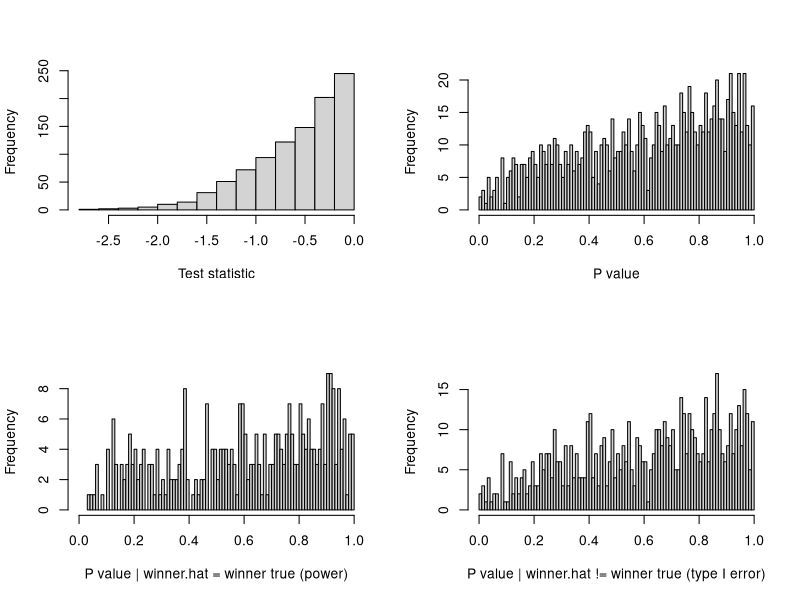
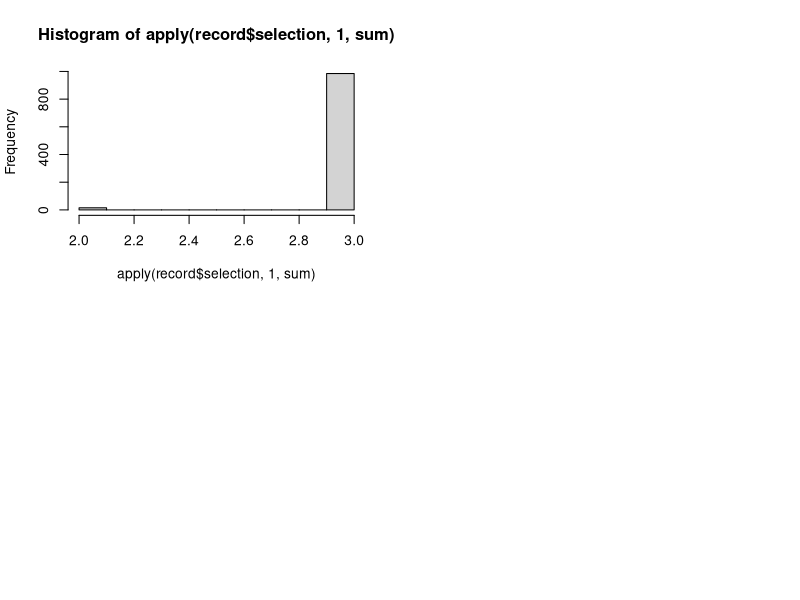

Recreate these plots in R, in order.
## ---- chunk 1
# Load necessary library
library(MASS)

set.seed(318)

# Set parameters
d = 40 # Dimension
p.value = rep(0, d)
mu = rep(0, d); mu[1] = -1; mu[2] = -1; mu[3] = -1 # Mean vector with the first element to be the winner, i.e., the coordinate with the smallest mu is the true winner
Sigma = matrix(0.8, nrow = d, ncol = d)  # Covariance matrix
diag(Sigma) = 1
alpha = 0.05

n = 100  # Number of observations
m = 1000  # Number of simulation trials
record = list()
record$p.value = record$test.stats = record$correct.selection = rep(0, m)

# Simulation process
for (i in 1:m) {
  # Generate data
  X = mvrnorm(n = n, mu = mu, Sigma = Sigma)
  
  # Test statistics
  test.stats = apply(X, 2, mean)
  winner.hat = which.min(test.stats)  # Identify the minimum (the smaller, the better)
  
  # p-values
  sd.hat = apply(X - X[, rep(winner.hat, d)], 2, sd) / sqrt(n)
  p.value = pnorm((test.stats[winner.hat] - test.stats[-winner.hat]) / sd.hat[-winner.hat], 0, 1) / pnorm(0, 0, 1) # truncated normal on (-\inf, 0]
  
  # Record the max p-value and the corresponding test statistic
  record$p.value[i] = max(p.value)
  record$test.stats[i] = max((test.stats[winner.hat] - test.stats[-winner.hat]) / sd.hat[-winner.hat])
  winner.true = which.min(mu) # Suppose the true winner is unique
  record$correct.selection[i] = (winner.true == winner.hat)
}

# Plot histograms
par(mfrow = c(2, 2))
hist(record$test.stats, main = "", xlab = "Test statistic")
hist(record$p.value, xlim = c(0, 1), main = "", xlab = "P value", breaks = 100)
hist(record$p.value[record$correct.selection == 1], xlim = c(0, 1), main = "", xlab = "P value | winner.hat = winner true (power)", breaks = 100)
hist(record$p.value[record$correct.selection == 0], xlim = c(0, 1), main = "", xlab = "P value | winner.hat != winner true (type I error)", breaks = 100)

alpha = 0.05
print("Type I error"); mean(record$p.value[record$correct.selection == 0] < alpha)
print("Conditional power"); mean(record$p.value[record$correct.selection == 1] < alpha); 
print("Marginal power"); mean(record$p.value[record$correct.selection == 1] < alpha); mean(record$p.value[record$correct.selection == 1] < alpha) * mean(record$correct.selection == 1)
## ---- chunk 2
# helper
# null distribution
  # test.stats.function: test stats function
  # mu, sigma: least favorable null
  # M: number of Monte Carlo repetitions
test.stats.ref = function(mu, Sigma, test.stats.function, M = 1000){
  X = mvrnorm(n = M, mu = mu, Sigma = Sigma)
  return(apply(X, 1, test.stats.function))
}

set.seed(318)

# Set parameters
d = 40 # Dimension
n = 100  # Number of observations
mu = rep(0, d); mu[1] = -1; mu[2] = -1; mu[3] = -1 # Mean vector with the first element to be the winner, i.e., the coordinate with the smallest mu is the true winner
winner.true = which.min(mu) # if there is tie, return the one with the minimal index
Sigma = matrix(0.8, nrow = d, ncol = d)  # Covariance matrix
diag(Sigma) = 1
alpha = 0.05

test.stats.function = function(x, index = 1){return(x[index] - min(x[-index]))}
mu.least.favorable = rep(0, d)

m = 1000  # Number of simulation trials
record = list()
record$p.value = record$test.stats = record$selection = matrix(0, m, d)
for (i in 1:m) {
  # Generate data
  X = mvrnorm(n = n, mu = mu, Sigma = Sigma)
  mu.hat = apply(X, 2, mean)
  Sigma.hat = cov(X) / n
  
  # Least favorable distribution 
  Sigma.least.favorable = Sigma.hat
  test.stats.MC = test.stats.ref(mu = mu.least.favorable, 
                                 Sigma = Sigma.least.favorable, 
                                 test.stats.function = test.stats.function)

  # Test statistics
  record$test.stats[i, ] = sapply(seq(1, d), function(index){test.stats.function(x = mu.hat, index = index)})
  record$p.value[i, ] = sapply(record$test.stats[i, ], function(x){mean(test.stats.MC >= x)})
  record$selection[i, ] = (record$p.value[i, ] > alpha)  # Select the coordinates whose null is not rejected
}

# Plot histograms
print("Type I error"); 1 - mean(record$selection[, winner.true])
print("Number of selected coordinates"); hist(apply(record$selection, 1, sum))

